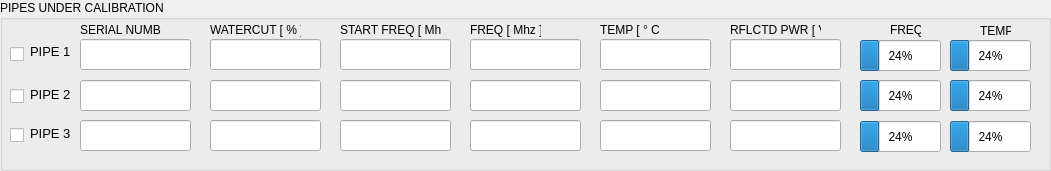
     <widget class="QGroupBox" name="groupBox_7">
      <property name="geometry">
       <rect>
        <x>10</x>
        <y>530</y>
        <width>1051</width>
        <height>171</height>
       </rect>
      </property>
      <property name="title">
       <string>PIPES UNDER CALIBRATION</string>
      </property>
      <widget class="QLabel" name="label_98">
       <property name="geometry">
        <rect>
         <x>80</x>
         <y>20</y>
         <width>81</width>
         <height>20</height>
        </rect>
       </property>
       <property name="text">
        <string>SERIAL NUMBER</string>
       </property>
      </widget>
      <widget class="QLabel" name="label_99">
       <property name="geometry">
        <rect>
         <x>210</x>
         <y>20</y>
         <width>91</width>
         <height>20</height>
        </rect>
       </property>
       <property name="text">
        <string>WATERCUT [ % ]</string>
       </property>
      </widget>
      <widget class="QLabel" name="label_100">
       <property name="geometry">
        <rect>
         <x>340</x>
         <y>20</y>
         <width>101</width>
         <height>20</height>
        </rect>
       </property>
       <property name="text">
        <string>START FREQ [ Mhz ]</string>
       </property>
      </widget>
      <widget class="QLabel" name="label_101">
       <property name="geometry">
        <rect>
         <x>470</x>
         <y>20</y>
         <width>71</width>
         <height>20</height>
        </rect>
       </property>
       <property name="text">
        <string>FREQ [ Mhz ]</string>
       </property>
      </widget>
      <widget class="QLabel" name="label_102">
       <property name="geometry">
        <rect>
         <x>600</x>
         <y>20</y>
         <width>61</width>
         <height>20</height>
        </rect>
       </property>
       <property name="text">
        <string>TEMP [ ° C ]</string>
       </property>
      </widget>
      <widget class="QLabel" name="label_103">
       <property name="geometry">
        <rect>
         <x>730</x>
         <y>20</y>
         <width>91</width>
         <height>20</height>
        </rect>
       </property>
       <property name="text">
        <string>RFLCTD PWR [ V ]</string>
       </property>
      </widget>
      <widget class="QProgressBar" name="progressBar">
       <property name="geometry">
        <rect>
         <x>860</x>
         <y>40</y>
         <width>81</width>
         <height>31</height>
        </rect>
       </property>
       <property name="value">
        <number>24</number>
       </property>
       <property name="alignment">
        <set>Qt::AlignCenter</set>
       </property>
      </widget>
      <widget class="QProgressBar" name="progressBar_2">
       <property name="geometry">
        <rect>
         <x>950</x>
         <y>40</y>
         <width>81</width>
         <height>31</height>
        </rect>
       </property>
       <property name="value">
        <number>24</number>
       </property>
       <property name="alignment">
        <set>Qt::AlignCenter</set>
       </property>
      </widget>
      <widget class="QLabel" name="label_105">
       <property name="geometry">
        <rect>
         <x>890</x>
         <y>20</y>
         <width>31</width>
         <height>20</height>
        </rect>
       </property>
       <property name="text">
        <string>FREQ</string>
       </property>
      </widget>
      <widget class="QLabel" name="label_106">
       <property name="geometry">
        <rect>
         <x>980</x>
         <y>20</y>
         <width>31</width>
         <height>21</height>
        </rect>
       </property>
       <property name="text">
        <string>TEMP</string>
       </property>
      </widget>
      <widget class="QProgressBar" name="progressBar_3">
       <property name="geometry">
        <rect>
         <x>950</x>
         <y>80</y>
         <width>81</width>
         <height>31</height>
        </rect>
       </property>
       <property name="value">
        <number>24</number>
       </property>
       <property name="alignment">
        <set>Qt::AlignCenter</set>
       </property>
      </widget>
      <widget class="QProgressBar" name="progressBar_4">
       <property name="geometry">
        <rect>
         <x>860</x>
         <y>80</y>
         <width>81</width>
         <height>31</height>
        </rect>
       </property>
       <property name="value">
        <number>24</number>
       </property>
       <property name="alignment">
        <set>Qt::AlignCenter</set>
       </property>
      </widget>
      <widget class="QProgressBar" name="progressBar_5">
       <property name="geometry">
        <rect>
         <x>950</x>
         <y>121</y>
         <width>81</width>
         <height>31</height>
        </rect>
       </property>
       <property name="value">
        <number>24</number>
       </property>
       <property name="alignment">
        <set>Qt::AlignCenter</set>
       </property>
      </widget>
      <widget class="QProgressBar" name="progressBar_6">
       <property name="geometry">
        <rect>
         <x>860</x>
         <y>121</y>
         <width>81</width>
         <height>31</height>
        </rect>
       </property>
       <property name="value">
        <number>24</number>
       </property>
       <property name="alignment">
        <set>Qt::AlignCenter</set>
       </property>
      </widget>
      <widget class="QCheckBox" name="checkBox">
       <property name="geometry">
        <rect>
         <x>10</x>
         <y>46</y>
         <width>21</width>
         <height>16</height>
        </rect>
       </property>
       <property name="text">
        <string/>
       </property>
      </widget>
      <widget class="QCheckBox" name="checkBox_2">
       <property name="geometry">
        <rect>
         <x>10</x>
         <y>88</y>
         <width>21</width>
         <height>16</height>
        </rect>
       </property>
       <property name="text">
        <string/>
       </property>
      </widget>
      <widget class="QCheckBox" name="checkBox_3">
       <property name="geometry">
        <rect>
         <x>10</x>
         <y>127</y>
         <width>21</width>
         <height>16</height>
        </rect>
       </property>
       <property name="text">
        <string/>
       </property>
      </widget>
      <widget class="QLineEdit" name="lineEdit_2">
       <property name="geometry">
        <rect>
         <x>80</x>
         <y>39</y>
         <width>111</width>
         <height>31</height>
        </rect>
       </property>
       <property name="font">
        <font>
         <pointsize>14</pointsize>
         <weight>50</weight>
         <bold>false</bold>
         <strikeout>false</strikeout>
        </font>
       </property>
       <property name="mouseTracking">
        <bool>true</bool>
       </property>
       <property name="acceptDrops">
        <bool>true</bool>
       </property>
       <property name="inputMask">
        <string/>
       </property>
       <property name="text">
        <string/>
       </property>
       <property name="alignment">
        <set>Qt::AlignCenter</set>
       </property>
       <property name="placeholderText">
        <string/>
       </property>
       <property name="clearButtonEnabled">
        <bool>false</bool>
       </property>
      </widget>
      <widget class="QLineEdit" name="lineEdit_7">
       <property name="geometry">
        <rect>
         <x>80</x>
         <y>80</y>
         <width>111</width>
         <height>31</height>
        </rect>
       </property>
       <property name="font">
        <font>
         <pointsize>14</pointsize>
         <weight>50</weight>
         <bold>false</bold>
         <strikeout>false</strikeout>
        </font>
       </property>
       <property name="mouseTracking">
        <bool>true</bool>
       </property>
       <property name="acceptDrops">
        <bool>true</bool>
       </property>
       <property name="inputMask">
        <string/>
       </property>
       <property name="text">
        <string/>
       </property>
       <property name="alignment">
        <set>Qt::AlignCenter</set>
       </property>
       <property name="placeholderText">
        <string/>
       </property>
       <property name="clearButtonEnabled">
        <bool>false</bool>
       </property>
      </widget>
      <widget class="QLineEdit" name="lineEdit_13">
       <property name="geometry">
        <rect>
         <x>80</x>
         <y>120</y>
         <width>111</width>
         <height>31</height>
        </rect>
       </property>
       <property name="font">
        <font>
         <pointsize>14</pointsize>
         <weight>50</weight>
         <bold>false</bold>
         <strikeout>false</strikeout>
        </font>
       </property>
       <property name="mouseTracking">
        <bool>true</bool>
       </property>
       <property name="acceptDrops">
        <bool>true</bool>
       </property>
       <property name="inputMask">
        <string/>
       </property>
       <property name="text">
        <string/>
       </property>
       <property name="alignment">
        <set>Qt::AlignCenter</set>
       </property>
       <property name="placeholderText">
        <string/>
       </property>
       <property name="clearButtonEnabled">
        <bool>false</bool>
       </property>
      </widget>
      <widget class="QLabel" name="label_104">
       <property name="geometry">
        <rect>
         <x>30</x>
         <y>36</y>
         <width>41</width>
         <height>31</height>
        </rect>
       </property>
       <property name="font">
        <font>
         <pointsize>10</pointsize>
         <weight>50</weight>
         <bold>false</bold>
         <strikeout>false</strikeout>
        </font>
       </property>
       <property name="text">
        <string>PIPE 1</string>
       </property>
      </widget>
      <widget class="QLabel" name="label_107">
       <property name="geometry">
        <rect>
         <x>30</x>
         <y>79</y>
         <width>41</width>
         <height>31</height>
        </rect>
       </property>
       <property name="font">
        <font>
         <pointsize>10</pointsize>
         <weight>50</weight>
         <bold>false</bold>
         <strikeout>false</strikeout>
        </font>
       </property>
       <property name="text">
        <string>PIPE 2</string>
       </property>
      </widget>
      <widget class="QLabel" name="label_108">
       <property name="geometry">
        <rect>
         <x>30</x>
         <y>118</y>
         <width>41</width>
         <height>31</height>
        </rect>
       </property>
       <property name="font">
        <font>
         <pointsize>10</pointsize>
         <weight>50</weight>
         <bold>false</bold>
         <strikeout>false</strikeout>
        </font>
       </property>
       <property name="text">
        <string>PIPE 3</string>
       </property>
      </widget>
      <widget class="QLineEdit" name="lineEdit_3">
       <property name="geometry">
        <rect>
         <x>210</x>
         <y>39</y>
         <width>111</width>
         <height>31</height>
        </rect>
       </property>
       <property name="font">
        <font>
         <pointsize>14</pointsize>
         <weight>50</weight>
         <bold>false</bold>
         <strikeout>false</strikeout>
        </font>
       </property>
       <property name="mouseTracking">
        <bool>true</bool>
       </property>
       <property name="acceptDrops">
        <bool>true</bool>
       </property>
       <property name="inputMask">
        <string/>
       </property>
       <property name="text">
        <string/>
       </property>
       <property name="alignment">
        <set>Qt::AlignCenter</set>
       </property>
       <property name="readOnly">
        <bool>true</bool>
       </property>
       <property name="placeholderText">
        <string/>
       </property>
       <property name="clearButtonEnabled">
        <bool>false</bool>
       </property>
      </widget>
      <widget class="QLineEdit" name="lineEdit_14">
       <property name="geometry">
        <rect>
         <x>210</x>
         <y>120</y>
         <width>111</width>
         <height>31</height>
        </rect>
       </property>
       <property name="font">
        <font>
         <pointsize>14</pointsize>
         <weight>50</weight>
         <bold>false</bold>
         <strikeout>false</strikeout>
        </font>
       </property>
       <property name="mouseTracking">
        <bool>true</bool>
       </property>
       <property name="acceptDrops">
        <bool>true</bool>
       </property>
       <property name="inputMask">
        <string/>
       </property>
       <property name="text">
        <string/>
       </property>
       <property name="alignment">
        <set>Qt::AlignCenter</set>
       </property>
       <property name="readOnly">
        <bool>true</bool>
       </property>
       <property name="placeholderText">
        <string/>
       </property>
       <property name="clearButtonEnabled">
        <bool>false</bool>
       </property>
      </widget>
      <widget class="QLineEdit" name="lineEdit_8">
       <property name="geometry">
        <rect>
         <x>210</x>
         <y>80</y>
         <width>111</width>
         <height>31</height>
        </rect>
       </property>
       <property name="font">
        <font>
         <pointsize>14</pointsize>
         <weight>50</weight>
         <bold>false</bold>
         <strikeout>false</strikeout>
        </font>
       </property>
       <property name="mouseTracking">
        <bool>true</bool>
       </property>
       <property name="acceptDrops">
        <bool>true</bool>
       </property>
       <property name="inputMask">
        <string/>
       </property>
       <property name="text">
        <string/>
       </property>
       <property name="alignment">
        <set>Qt::AlignCenter</set>
       </property>
       <property name="readOnly">
        <bool>true</bool>
       </property>
       <property name="placeholderText">
        <string/>
       </property>
       <property name="clearButtonEnabled">
        <bool>false</bool>
       </property>
      </widget>
      <widget class="QLineEdit" name="lineEdit_4">
       <property name="geometry">
        <rect>
         <x>340</x>
         <y>39</y>
         <width>111</width>
         <height>31</height>
        </rect>
       </property>
       <property name="font">
        <font>
         <pointsize>14</pointsize>
         <weight>50</weight>
         <bold>false</bold>
         <strikeout>false</strikeout>
        </font>
       </property>
       <property name="mouseTracking">
        <bool>true</bool>
       </property>
       <property name="acceptDrops">
        <bool>true</bool>
       </property>
       <property name="inputMask">
        <string/>
       </property>
       <property name="text">
        <string/>
       </property>
       <property name="alignment">
        <set>Qt::AlignCenter</set>
       </property>
       <property name="readOnly">
        <bool>true</bool>
       </property>
       <property name="placeholderText">
        <string/>
       </property>
       <property name="clearButtonEnabled">
        <bool>false</bool>
       </property>
      </widget>
      <widget class="QLineEdit" name="lineEdit_15">
       <property name="geometry">
        <rect>
         <x>340</x>
         <y>120</y>
         <width>111</width>
         <height>31</height>
        </rect>
       </property>
       <property name="font">
        <font>
         <pointsize>14</pointsize>
         <weight>50</weight>
         <bold>false</bold>
         <strikeout>false</strikeout>
        </font>
       </property>
       <property name="mouseTracking">
        <bool>true</bool>
       </property>
       <property name="acceptDrops">
        <bool>true</bool>
       </property>
       <property name="inputMask">
        <string/>
       </property>
       <property name="text">
        <string/>
       </property>
       <property name="alignment">
        <set>Qt::AlignCenter</set>
       </property>
       <property name="readOnly">
        <bool>true</bool>
       </property>
       <property name="placeholderText">
        <string/>
       </property>
       <property name="clearButtonEnabled">
        <bool>false</bool>
       </property>
      </widget>
      <widget class="QLineEdit" name="lineEdit_9">
       <property name="geometry">
        <rect>
         <x>340</x>
         <y>80</y>
         <width>111</width>
         <height>31</height>
        </rect>
       </property>
       <property name="font">
        <font>
         <pointsize>14</pointsize>
         <weight>50</weight>
         <bold>false</bold>
         <strikeout>false</strikeout>
        </font>
       </property>
       <property name="mouseTracking">
        <bool>true</bool>
       </property>
       <property name="acceptDrops">
        <bool>true</bool>
       </property>
       <property name="inputMask">
        <string/>
       </property>
       <property name="text">
        <string/>
       </property>
       <property name="alignment">
        <set>Qt::AlignCenter</set>
       </property>
       <property name="readOnly">
        <bool>true</bool>
       </property>
       <property name="placeholderText">
        <string/>
       </property>
       <property name="clearButtonEnabled">
        <bool>false</bool>
       </property>
      </widget>
      <widget class="QLineEdit" name="lineEdit_5">
       <property name="geometry">
        <rect>
         <x>470</x>
         <y>39</y>
         <width>111</width>
         <height>31</height>
        </rect>
       </property>
       <property name="font">
        <font>
         <pointsize>14</pointsize>
         <weight>50</weight>
         <bold>false</bold>
         <strikeout>false</strikeout>
        </font>
       </property>
       <property name="mouseTracking">
        <bool>true</bool>
       </property>
       <property name="acceptDrops">
        <bool>true</bool>
       </property>
       <property name="inputMask">
        <string/>
       </property>
       <property name="text">
        <string/>
       </property>
       <property name="alignment">
        <set>Qt::AlignCenter</set>
       </property>
       <property name="readOnly">
        <bool>true</bool>
       </property>
       <property name="placeholderText">
        <string/>
       </property>
       <property name="clearButtonEnabled">
        <bool>false</bool>
       </property>
      </widget>
      <widget class="QLineEdit" name="lineEdit_16">
       <property name="geometry">
        <rect>
         <x>470</x>
         <y>120</y>
         <width>111</width>
         <height>31</height>
        </rect>
       </property>
       <property name="font">
        <font>
         <pointsize>14</pointsize>
         <weight>50</weight>
         <bold>false</bold>
         <strikeout>false</strikeout>
        </font>
       </property>
       <property name="mouseTracking">
        <bool>true</bool>
       </property>
       <property name="acceptDrops">
        <bool>true</bool>
       </property>
       <property name="inputMask">
        <string/>
       </property>
       <property name="text">
        <string/>
       </property>
       <property name="alignment">
        <set>Qt::AlignCenter</set>
       </property>
       <property name="readOnly">
        <bool>true</bool>
       </property>
       <property name="placeholderText">
        <string/>
       </property>
       <property name="clearButtonEnabled">
        <bool>false</bool>
       </property>
      </widget>
      <widget class="QLineEdit" name="lineEdit_10">
       <property name="geometry">
        <rect>
         <x>470</x>
         <y>80</y>
         <width>111</width>
         <height>31</height>
        </rect>
       </property>
       <property name="font">
        <font>
         <pointsize>14</pointsize>
         <weight>50</weight>
         <bold>false</bold>
         <strikeout>false</strikeout>
        </font>
       </property>
       <property name="mouseTracking">
        <bool>true</bool>
       </property>
       <property name="acceptDrops">
        <bool>true</bool>
       </property>
       <property name="inputMask">
        <string/>
       </property>
       <property name="text">
        <string/>
       </property>
       <property name="alignment">
        <set>Qt::AlignCenter</set>
       </property>
       <property name="readOnly">
        <bool>true</bool>
       </property>
       <property name="placeholderText">
        <string/>
       </property>
       <property name="clearButtonEnabled">
        <bool>false</bool>
       </property>
      </widget>
      <widget class="QLineEdit" name="lineEdit_6">
       <property name="geometry">
        <rect>
         <x>600</x>
         <y>39</y>
         <width>111</width>
         <height>31</height>
        </rect>
       </property>
       <property name="font">
        <font>
         <pointsize>14</pointsize>
         <weight>50</weight>
         <bold>false</bold>
         <strikeout>false</strikeout>
        </font>
       </property>
       <property name="mouseTracking">
        <bool>true</bool>
       </property>
       <property name="acceptDrops">
        <bool>true</bool>
       </property>
       <property name="inputMask">
        <string/>
       </property>
       <property name="text">
        <string/>
       </property>
       <property name="alignment">
        <set>Qt::AlignCenter</set>
       </property>
       <property name="readOnly">
        <bool>true</bool>
       </property>
       <property name="placeholderText">
        <string/>
       </property>
       <property name="clearButtonEnabled">
        <bool>false</bool>
       </property>
      </widget>
      <widget class="QLineEdit" name="lineEdit_17">
       <property name="geometry">
        <rect>
         <x>600</x>
         <y>120</y>
         <width>111</width>
         <height>31</height>
        </rect>
       </property>
       <property name="font">
        <font>
         <pointsize>14</pointsize>
         <weight>50</weight>
         <bold>false</bold>
         <strikeout>false</strikeout>
        </font>
       </property>
       <property name="mouseTracking">
        <bool>true</bool>
       </property>
       <property name="acceptDrops">
        <bool>true</bool>
       </property>
       <property name="inputMask">
        <string/>
       </property>
       <property name="text">
        <string/>
       </property>
       <property name="alignment">
        <set>Qt::AlignCenter</set>
       </property>
       <property name="readOnly">
        <bool>true</bool>
       </property>
       <property name="placeholderText">
        <string/>
       </property>
       <property name="clearButtonEnabled">
        <bool>false</bool>
       </property>
      </widget>
      <widget class="QLineEdit" name="lineEdit_11">
       <property name="geometry">
        <rect>
         <x>600</x>
         <y>80</y>
         <width>111</width>
         <height>31</height>
        </rect>
       </property>
       <property name="font">
        <font>
         <pointsize>14</pointsize>
         <weight>50</weight>
         <bold>false</bold>
         <strikeout>false</strikeout>
        </font>
       </property>
       <property name="mouseTracking">
        <bool>true</bool>
       </property>
       <property name="acceptDrops">
        <bool>true</bool>
       </property>
       <property name="inputMask">
        <string/>
       </property>
       <property name="text">
        <string/>
       </property>
       <property name="alignment">
        <set>Qt::AlignCenter</set>
       </property>
       <property name="readOnly">
        <bool>true</bool>
       </property>
       <property name="placeholderText">
        <string/>
       </property>
       <property name="clearButtonEnabled">
        <bool>false</bool>
       </property>
      </widget>
      <widget class="QLineEdit" name="lineEdit_12">
       <property name="geometry">
        <rect>
         <x>730</x>
         <y>39</y>
         <width>111</width>
         <height>31</height>
        </rect>
       </property>
       <property name="font">
        <font>
         <pointsize>14</pointsize>
         <weight>50</weight>
         <bold>false</bold>
         <strikeout>false</strikeout>
        </font>
       </property>
       <property name="mouseTracking">
        <bool>true</bool>
       </property>
       <property name="acceptDrops">
        <bool>true</bool>
       </property>
       <property name="inputMask">
        <string/>
       </property>
       <property name="text">
        <string/>
       </property>
       <property name="alignment">
        <set>Qt::AlignCenter</set>
       </property>
       <property name="readOnly">
        <bool>true</bool>
       </property>
       <property name="placeholderText">
        <string/>
       </property>
       <property name="clearButtonEnabled">
        <bool>false</bool>
       </property>
      </widget>
      <widget class="QLineEdit" name="lineEdit_18">
       <property name="geometry">
        <rect>
         <x>730</x>
         <y>120</y>
         <width>111</width>
         <height>31</height>
        </rect>
       </property>
       <property name="font">
        <font>
         <pointsize>14</pointsize>
         <weight>50</weight>
         <bold>false</bold>
         <strikeout>false</strikeout>
        </font>
       </property>
       <property name="mouseTracking">
        <bool>true</bool>
       </property>
       <property name="acceptDrops">
        <bool>true</bool>
       </property>
       <property name="inputMask">
        <string/>
       </property>
       <property name="text">
        <string/>
       </property>
       <property name="alignment">
        <set>Qt::AlignCenter</set>
       </property>
       <property name="readOnly">
        <bool>true</bool>
       </property>
       <property name="placeholderText">
        <string/>
       </property>
       <property name="clearButtonEnabled">
        <bool>false</bool>
       </property>
      </widget>
      <widget class="QLineEdit" name="lineEdit_19">
       <property name="geometry">
        <rect>
         <x>730</x>
         <y>80</y>
         <width>111</width>
         <height>31</height>
        </rect>
       </property>
       <property name="font">
        <font>
         <pointsize>14</pointsize>
         <weight>50</weight>
         <bold>false</bold>
         <strikeout>false</strikeout>
        </font>
       </property>
       <property name="mouseTracking">
        <bool>true</bool>
       </property>
       <property name="acceptDrops">
        <bool>true</bool>
       </property>
       <property name="inputMask">
        <string/>
       </property>
       <property name="text">
        <string/>
       </property>
       <property name="alignment">
        <set>Qt::AlignCenter</set>
       </property>
       <property name="readOnly">
        <bool>true</bool>
       </property>
       <property name="placeholderText">
        <string/>
       </property>
       <property name="clearButtonEnabled">
        <bool>false</bool>
       </property>
      </widget>
     </widget>
